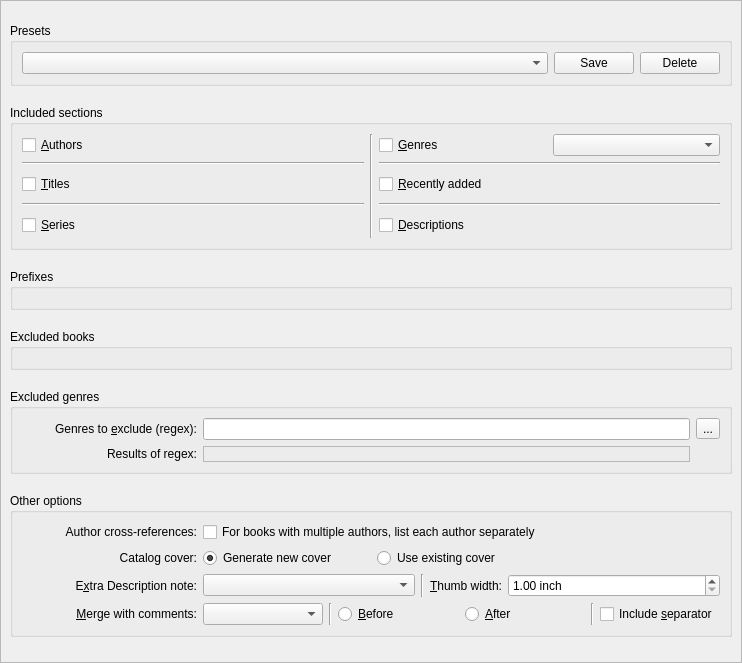
<?xml version="1.0" encoding="UTF-8"?>
<ui version="4.0">
 <class>Form</class>
 <widget class="QWidget" name="Form">
  <property name="geometry">
   <rect>
    <x>0</x>
    <y>0</y>
    <width>742</width>
    <height>663</height>
   </rect>
  </property>
  <property name="sizePolicy">
   <sizepolicy hsizetype="Preferred" vsizetype="Preferred">
    <horstretch>0</horstretch>
    <verstretch>0</verstretch>
   </sizepolicy>
  </property>
  <property name="windowTitle">
   <string>Form</string>
  </property>
  <layout class="QHBoxLayout" name="horizontalLayout_10">
   <property name="leftMargin">
    <number>0</number>
   </property>
   <property name="topMargin">
    <number>0</number>
   </property>
   <property name="rightMargin">
    <number>0</number>
   </property>
   <property name="bottomMargin">
    <number>0</number>
   </property>
   <item>
    <widget class="QScrollArea" name="scrollArea">
     <property name="widgetResizable">
      <bool>true</bool>
     </property>
     <widget class="QWidget" name="scrollAreaWidgetContents">
      <property name="geometry">
       <rect>
        <x>0</x>
        <y>0</y>
        <width>740</width>
        <height>661</height>
       </rect>
      </property>
      <layout class="QHBoxLayout" name="horizontalLayout_11">
       <item>
        <widget class="QWidget" name="widget" native="true">
         <layout class="QVBoxLayout" name="verticalLayout_2">
          <property name="leftMargin">
           <number>0</number>
          </property>
          <property name="topMargin">
           <number>0</number>
          </property>
          <property name="rightMargin">
           <number>0</number>
          </property>
          <property name="bottomMargin">
           <number>0</number>
          </property>
          <item>
           <widget class="QGroupBox" name="catalogPresets">
            <property name="sizePolicy">
             <sizepolicy hsizetype="Preferred" vsizetype="Maximum">
              <horstretch>0</horstretch>
              <verstretch>0</verstretch>
             </sizepolicy>
            </property>
            <property name="title">
             <string>Presets</string>
            </property>
            <layout class="QHBoxLayout" name="horizontalLayout_9">
             <item>
              <widget class="QComboBox" name="preset_field">
               <property name="sizePolicy">
                <sizepolicy hsizetype="Expanding" vsizetype="Fixed">
                 <horstretch>0</horstretch>
                 <verstretch>0</verstretch>
                </sizepolicy>
               </property>
               <property name="toolTip">
                <string>Select catalog preset to load</string>
               </property>
              </widget>
             </item>
             <item>
              <widget class="QPushButton" name="preset_save_pb">
               <property name="toolTip">
                <string>Save current catalog settings as preset</string>
               </property>
               <property name="text">
                <string>Save</string>
               </property>
              </widget>
             </item>
             <item>
              <widget class="QPushButton" name="preset_delete_pb">
               <property name="toolTip">
                <string>Delete current preset</string>
               </property>
               <property name="text">
                <string>Delete</string>
               </property>
              </widget>
             </item>
            </layout>
           </widget>
          </item>
          <item>
           <widget class="QGroupBox" name="includedSections">
            <property name="sizePolicy">
             <sizepolicy hsizetype="Preferred" vsizetype="Maximum">
              <horstretch>0</horstretch>
              <verstretch>0</verstretch>
             </sizepolicy>
            </property>
            <property name="minimumSize">
             <size>
              <width>0</width>
              <height>0</height>
             </size>
            </property>
            <property name="toolTip">
             <string>Enabled sections will be included in the generated catalog.</string>
            </property>
            <property name="title">
             <string>Included sections</string>
            </property>
            <layout class="QGridLayout" name="gridLayout_2">
             <item row="0" column="0">
              <widget class="QCheckBox" name="generate_authors">
               <property name="enabled">
                <bool>true</bool>
               </property>
               <property name="toolTip">
                <string>List of books, sorted by Author</string>
               </property>
               <property name="text">
                <string>&amp;Authors</string>
               </property>
               <property name="checked">
                <bool>false</bool>
               </property>
              </widget>
             </item>
             <item row="2" column="0">
              <widget class="QCheckBox" name="generate_titles">
               <property name="toolTip">
                <string>List of books, sorted by Title</string>
               </property>
               <property name="text">
                <string>&amp;Titles</string>
               </property>
              </widget>
             </item>
             <item row="4" column="0">
              <widget class="QCheckBox" name="generate_series">
               <property name="toolTip">
                <string>List of series books, sorted by Series</string>
               </property>
               <property name="text">
                <string>&amp;Series</string>
               </property>
              </widget>
             </item>
             <item row="0" column="2">
              <layout class="QHBoxLayout" name="horizontalLayout_2">
               <item>
                <widget class="QCheckBox" name="generate_genres">
                 <property name="toolTip">
                  <string>List of books, sorted by genre</string>
                 </property>
                 <property name="text">
                  <string>&amp;Genres</string>
                 </property>
                </widget>
               </item>
               <item>
                <widget class="QComboBox" name="genre_source_field">
                 <property name="toolTip">
                  <string>Field containing genres</string>
                 </property>
                </widget>
               </item>
              </layout>
             </item>
             <item row="2" column="2">
              <layout class="QHBoxLayout" name="horizontalLayout_5">
               <item>
                <widget class="QCheckBox" name="generate_recently_added">
                 <property name="minimumSize">
                  <size>
                   <width>0</width>
                   <height>26</height>
                  </size>
                 </property>
                 <property name="toolTip">
                  <string>List of books, sorted by date added to calibre</string>
                 </property>
                 <property name="text">
                  <string>&amp;Recently added</string>
                 </property>
                </widget>
               </item>
              </layout>
             </item>
             <item row="4" column="2">
              <layout class="QHBoxLayout" name="horizontalLayout_7">
               <item>
                <widget class="QCheckBox" name="generate_descriptions">
                 <property name="minimumSize">
                  <size>
                   <width>0</width>
                   <height>26</height>
                  </size>
                 </property>
                 <property name="toolTip">
                  <string>Individual descriptions of books with cover thumbs, sorted by author</string>
                 </property>
                 <property name="text">
                  <string>&amp;Descriptions</string>
                 </property>
                </widget>
               </item>
              </layout>
             </item>
             <item row="0" column="1" rowspan="5">
              <widget class="Line" name="line_3">
               <property name="orientation">
                <enum>Qt::Vertical</enum>
               </property>
              </widget>
             </item>
             <item row="1" column="0">
              <widget class="Line" name="line_5">
               <property name="orientation">
                <enum>Qt::Horizontal</enum>
               </property>
              </widget>
             </item>
             <item row="1" column="2">
              <widget class="Line" name="line_6">
               <property name="orientation">
                <enum>Qt::Horizontal</enum>
               </property>
              </widget>
             </item>
             <item row="3" column="0">
              <widget class="Line" name="line_7">
               <property name="orientation">
                <enum>Qt::Horizontal</enum>
               </property>
              </widget>
             </item>
             <item row="3" column="2">
              <widget class="Line" name="line_8">
               <property name="orientation">
                <enum>Qt::Horizontal</enum>
               </property>
              </widget>
             </item>
            </layout>
           </widget>
          </item>
          <item>
           <widget class="QGroupBox" name="prefix_rules_gb">
            <property name="sizePolicy">
             <sizepolicy hsizetype="Preferred" vsizetype="Maximum">
              <horstretch>0</horstretch>
              <verstretch>0</verstretch>
             </sizepolicy>
            </property>
            <property name="toolTip">
             <string>The first matching prefix rule applies a prefix to book listings in the generated catalog.</string>
            </property>
            <property name="title">
             <string>Prefixes</string>
            </property>
            <layout class="QHBoxLayout" name="horizontalLayout_8">
             <item>
              <layout class="QHBoxLayout" name="horizontalLayout_6"/>
             </item>
            </layout>
           </widget>
          </item>
          <item>
           <widget class="QGroupBox" name="exclusion_rules_gb">
            <property name="sizePolicy">
             <sizepolicy hsizetype="Preferred" vsizetype="Maximum">
              <horstretch>0</horstretch>
              <verstretch>0</verstretch>
             </sizepolicy>
            </property>
            <property name="minimumSize">
             <size>
              <width>0</width>
              <height>0</height>
             </size>
            </property>
            <property name="toolTip">
             <string>Books matching any of the exclusion rules will be excluded from the generated catalog. </string>
            </property>
            <property name="title">
             <string>Excluded books</string>
            </property>
            <layout class="QHBoxLayout" name="horizontalLayout_4">
             <item>
              <layout class="QHBoxLayout" name="horizontalLayout_3"/>
             </item>
            </layout>
           </widget>
          </item>
          <item>
           <widget class="QGroupBox" name="excludedGenres">
            <property name="sizePolicy">
             <sizepolicy hsizetype="Preferred" vsizetype="Maximum">
              <horstretch>0</horstretch>
              <verstretch>0</verstretch>
             </sizepolicy>
            </property>
            <property name="minimumSize">
             <size>
              <width>0</width>
              <height>0</height>
             </size>
            </property>
            <property name="toolTip">
             <string>A regular expression describing genres to be excluded from the generated catalog. Genres are derived from the tags applied to your books.
The default pattern \[.+\]|\+ excludes tags of the form [tag], e.g., [Test book], and '+', the default tag for a read book.</string>
            </property>
            <property name="title">
             <string>Excluded genres</string>
            </property>
            <layout class="QGridLayout" name="gridLayout">
             <item row="0" column="0">
              <widget class="QLabel" name="label">
               <property name="minimumSize">
                <size>
                 <width>175</width>
                 <height>0</height>
                </size>
               </property>
               <property name="maximumSize">
                <size>
                 <width>200</width>
                 <height>16777215</height>
                </size>
               </property>
               <property name="text">
                <string>Genres to &amp;exclude (regex):</string>
               </property>
               <property name="textFormat">
                <enum>Qt::AutoText</enum>
               </property>
               <property name="alignment">
                <set>Qt::AlignRight|Qt::AlignTrailing|Qt::AlignVCenter</set>
               </property>
               <property name="wordWrap">
                <bool>true</bool>
               </property>
               <property name="buddy">
                <cstring>exclude_genre</cstring>
               </property>
              </widget>
             </item>
             <item row="0" column="1">
              <widget class="QLineEdit" name="exclude_genre">
               <property name="sizePolicy">
                <sizepolicy hsizetype="Expanding" vsizetype="Fixed">
                 <horstretch>0</horstretch>
                 <verstretch>0</verstretch>
                </sizepolicy>
               </property>
               <property name="minimumSize">
                <size>
                 <width>0</width>
                 <height>0</height>
                </size>
               </property>
               <property name="toolTip">
                <string/>
               </property>
              </widget>
             </item>
             <item row="0" column="2">
              <widget class="QToolButton" name="reset_exclude_genres_tb">
               <property name="toolTip">
                <string>Reset to default</string>
               </property>
               <property name="text">
                <string>...</string>
               </property>
              </widget>
             </item>
             <item row="1" column="0">
              <widget class="QLabel" name="regex_results_label">
               <property name="minimumSize">
                <size>
                 <width>175</width>
                 <height>0</height>
                </size>
               </property>
               <property name="maximumSize">
                <size>
                 <width>200</width>
                 <height>16777215</height>
                </size>
               </property>
               <property name="text">
                <string>Results of regex:</string>
               </property>
               <property name="textFormat">
                <enum>Qt::AutoText</enum>
               </property>
               <property name="alignment">
                <set>Qt::AlignRight|Qt::AlignTrailing|Qt::AlignVCenter</set>
               </property>
               <property name="wordWrap">
                <bool>true</bool>
               </property>
               <property name="buddy">
                <cstring>exclude_genre</cstring>
               </property>
              </widget>
             </item>
             <item row="1" column="1">
              <widget class="QLabel" name="exclude_genre_results">
               <property name="sizePolicy">
                <sizepolicy hsizetype="Minimum" vsizetype="Expanding">
                 <horstretch>0</horstretch>
                 <verstretch>0</verstretch>
                </sizepolicy>
               </property>
               <property name="minimumSize">
                <size>
                 <width>0</width>
                 <height>0</height>
                </size>
               </property>
               <property name="toolTip">
                <string>Tags that will be excluded as genres</string>
               </property>
               <property name="frameShape">
                <enum>QFrame::StyledPanel</enum>
               </property>
               <property name="text">
                <string/>
               </property>
               <property name="textFormat">
                <enum>Qt::PlainText</enum>
               </property>
               <property name="wordWrap">
                <bool>true</bool>
               </property>
              </widget>
             </item>
            </layout>
           </widget>
          </item>
          <item>
           <widget class="QGroupBox" name="otherOptions">
            <property name="sizePolicy">
             <sizepolicy hsizetype="Preferred" vsizetype="Maximum">
              <horstretch>0</horstretch>
              <verstretch>0</verstretch>
             </sizepolicy>
            </property>
            <property name="minimumSize">
             <size>
              <width>0</width>
              <height>0</height>
             </size>
            </property>
            <property name="title">
             <string>Other options</string>
            </property>
            <layout class="QGridLayout" name="gridLayout_3">
             <item row="3" column="1">
              <layout class="QHBoxLayout" name="merge_with_comments_hl">
               <item>
                <widget class="QComboBox" name="merge_source_field">
                 <property name="minimumSize">
                  <size>
                   <width>0</width>
                   <height>0</height>
                  </size>
                 </property>
                 <property name="toolTip">
                  <string>Custom column containing additional content to be merged with comments metadata in the descriptions section.</string>
                 </property>
                </widget>
               </item>
               <item>
                <widget class="Line" name="line_2">
                 <property name="orientation">
                  <enum>Qt::Vertical</enum>
                 </property>
                </widget>
               </item>
               <item>
                <widget class="QRadioButton" name="merge_before">
                 <property name="toolTip">
                  <string>Merge additional content before comments in descriptions section.</string>
                 </property>
                 <property name="text">
                  <string>&amp;Before</string>
                 </property>
                 <attribute name="buttonGroup">
                  <string notr="true">merge_options_bg</string>
                 </attribute>
                </widget>
               </item>
               <item>
                <widget class="QRadioButton" name="merge_after">
                 <property name="toolTip">
                  <string>Merge additional content after comments in descriptions section.</string>
                 </property>
                 <property name="text">
                  <string>&amp;After</string>
                 </property>
                 <attribute name="buttonGroup">
                  <string notr="true">merge_options_bg</string>
                 </attribute>
                </widget>
               </item>
               <item>
                <widget class="Line" name="line">
                 <property name="orientation">
                  <enum>Qt::Vertical</enum>
                 </property>
                </widget>
               </item>
               <item>
                <widget class="QCheckBox" name="include_hr">
                 <property name="toolTip">
                  <string>Separate comments metadata and additional content with a horizontal rule in the descriptions section.</string>
                 </property>
                 <property name="text">
                  <string>Include &amp;separator</string>
                 </property>
                </widget>
               </item>
              </layout>
             </item>
             <item row="3" column="0">
              <widget class="QLabel" name="label_9">
               <property name="minimumSize">
                <size>
                 <width>175</width>
                 <height>0</height>
                </size>
               </property>
               <property name="maximumSize">
                <size>
                 <width>200</width>
                 <height>16777215</height>
                </size>
               </property>
               <property name="text">
                <string>&amp;Merge with comments:</string>
               </property>
               <property name="alignment">
                <set>Qt::AlignRight|Qt::AlignTrailing|Qt::AlignVCenter</set>
               </property>
               <property name="buddy">
                <cstring>merge_source_field</cstring>
               </property>
              </widget>
             </item>
             <item row="1" column="0">
              <widget class="QLabel" name="label_4">
               <property name="minimumSize">
                <size>
                 <width>175</width>
                 <height>20</height>
                </size>
               </property>
               <property name="text">
                <string>Catalog cover:</string>
               </property>
               <property name="alignment">
                <set>Qt::AlignRight|Qt::AlignTrailing|Qt::AlignVCenter</set>
               </property>
              </widget>
             </item>
             <item row="1" column="1">
              <layout class="QHBoxLayout" name="replace_cover_hl">
               <item>
                <widget class="QRadioButton" name="generate_new_cover">
                 <property name="text">
                  <string>Generate new cover</string>
                 </property>
                 <property name="checked">
                  <bool>true</bool>
                 </property>
                 <attribute name="buttonGroup">
                  <string notr="true">cover_options_bg</string>
                 </attribute>
                </widget>
               </item>
               <item>
                <widget class="QRadioButton" name="use_existing_cover">
                 <property name="text">
                  <string>Use existing cover</string>
                 </property>
                 <attribute name="buttonGroup">
                  <string notr="true">cover_options_bg</string>
                 </attribute>
                </widget>
               </item>
               <item>
                <widget class="QLabel" name="spacer_label">
                 <property name="text">
                  <string/>
                 </property>
                </widget>
               </item>
              </layout>
             </item>
             <item row="2" column="0">
              <widget class="QLabel" name="label_3">
               <property name="text">
                <string>E&amp;xtra Description note:</string>
               </property>
               <property name="alignment">
                <set>Qt::AlignRight|Qt::AlignTrailing|Qt::AlignVCenter</set>
               </property>
               <property name="buddy">
                <cstring>header_note_source_field</cstring>
               </property>
              </widget>
             </item>
             <item row="2" column="1">
              <layout class="QHBoxLayout" name="horizontalLayout">
               <item>
                <widget class="QComboBox" name="header_note_source_field">
                 <property name="sizePolicy">
                  <sizepolicy hsizetype="Expanding" vsizetype="Fixed">
                   <horstretch>0</horstretch>
                   <verstretch>0</verstretch>
                  </sizepolicy>
                 </property>
                 <property name="minimumSize">
                  <size>
                   <width>0</width>
                   <height>0</height>
                  </size>
                 </property>
                 <property name="maximumSize">
                  <size>
                   <width>16777215</width>
                   <height>16777215</height>
                  </size>
                 </property>
                 <property name="toolTip">
                  <string>Custom column source for text to include in Descriptions section.</string>
                 </property>
                </widget>
               </item>
               <item>
                <widget class="Line" name="line_4">
                 <property name="orientation">
                  <enum>Qt::Vertical</enum>
                 </property>
                </widget>
               </item>
               <item>
                <widget class="QLabel" name="label_10">
                 <property name="sizePolicy">
                  <sizepolicy hsizetype="Minimum" vsizetype="Preferred">
                   <horstretch>0</horstretch>
                   <verstretch>0</verstretch>
                  </sizepolicy>
                 </property>
                 <property name="minimumSize">
                  <size>
                   <width>0</width>
                   <height>0</height>
                  </size>
                 </property>
                 <property name="maximumSize">
                  <size>
                   <width>16777215</width>
                   <height>16777215</height>
                  </size>
                 </property>
                 <property name="text">
                  <string>&amp;Thumb width:</string>
                 </property>
                 <property name="alignment">
                  <set>Qt::AlignRight|Qt::AlignTrailing|Qt::AlignVCenter</set>
                 </property>
                 <property name="buddy">
                  <cstring>merge_source_field</cstring>
                 </property>
                </widget>
               </item>
               <item>
                <widget class="QDoubleSpinBox" name="thumb_width">
                 <property name="sizePolicy">
                  <sizepolicy hsizetype="Expanding" vsizetype="Fixed">
                   <horstretch>0</horstretch>
                   <verstretch>0</verstretch>
                  </sizepolicy>
                 </property>
                 <property name="maximumSize">
                  <size>
                   <width>16777215</width>
                   <height>16777215</height>
                  </size>
                 </property>
                 <property name="toolTip">
                  <string>Size hint for cover thumbnails included in Descriptions section.</string>
                 </property>
                 <property name="suffix">
                  <string> inch</string>
                 </property>
                 <property name="decimals">
                  <number>2</number>
                 </property>
                 <property name="minimum">
                  <double>1.000000000000000</double>
                 </property>
                 <property name="maximum">
                  <double>2.000000000000000</double>
                 </property>
                 <property name="singleStep">
                  <double>0.100000000000000</double>
                 </property>
                </widget>
               </item>
              </layout>
             </item>
             <item row="0" column="0">
              <widget class="QLabel" name="label_2">
               <property name="text">
                <string>Author cross-references:</string>
               </property>
               <property name="alignment">
                <set>Qt::AlignRight|Qt::AlignTrailing|Qt::AlignVCenter</set>
               </property>
              </widget>
             </item>
             <item row="0" column="1">
              <layout class="QHBoxLayout" name="cross_references_hl">
               <item>
                <widget class="QCheckBox" name="cross_reference_authors">
                 <property name="text">
                  <string>For books with multiple authors, list each author separately</string>
                 </property>
                </widget>
               </item>
              </layout>
             </item>
            </layout>
           </widget>
          </item>
         </layout>
        </widget>
       </item>
      </layout>
     </widget>
    </widget>
   </item>
  </layout>
 </widget>
 <resources/>
 <connections/>
 <buttongroups>
  <buttongroup name="cover_options_bg"/>
  <buttongroup name="merge_options_bg"/>
 </buttongroups>
</ui>
